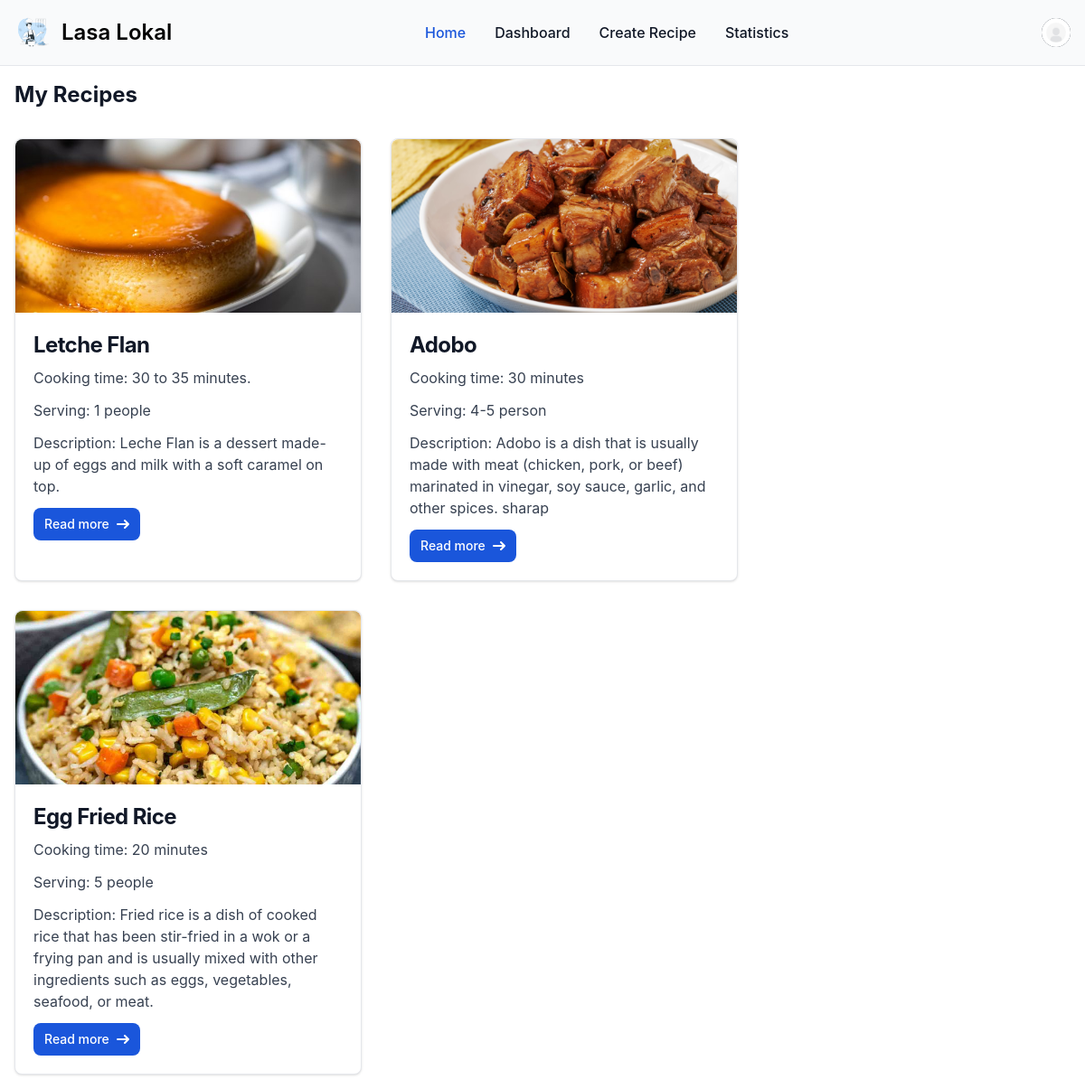
The page /recipe/me/ (signed in) on the database as committed earlier.
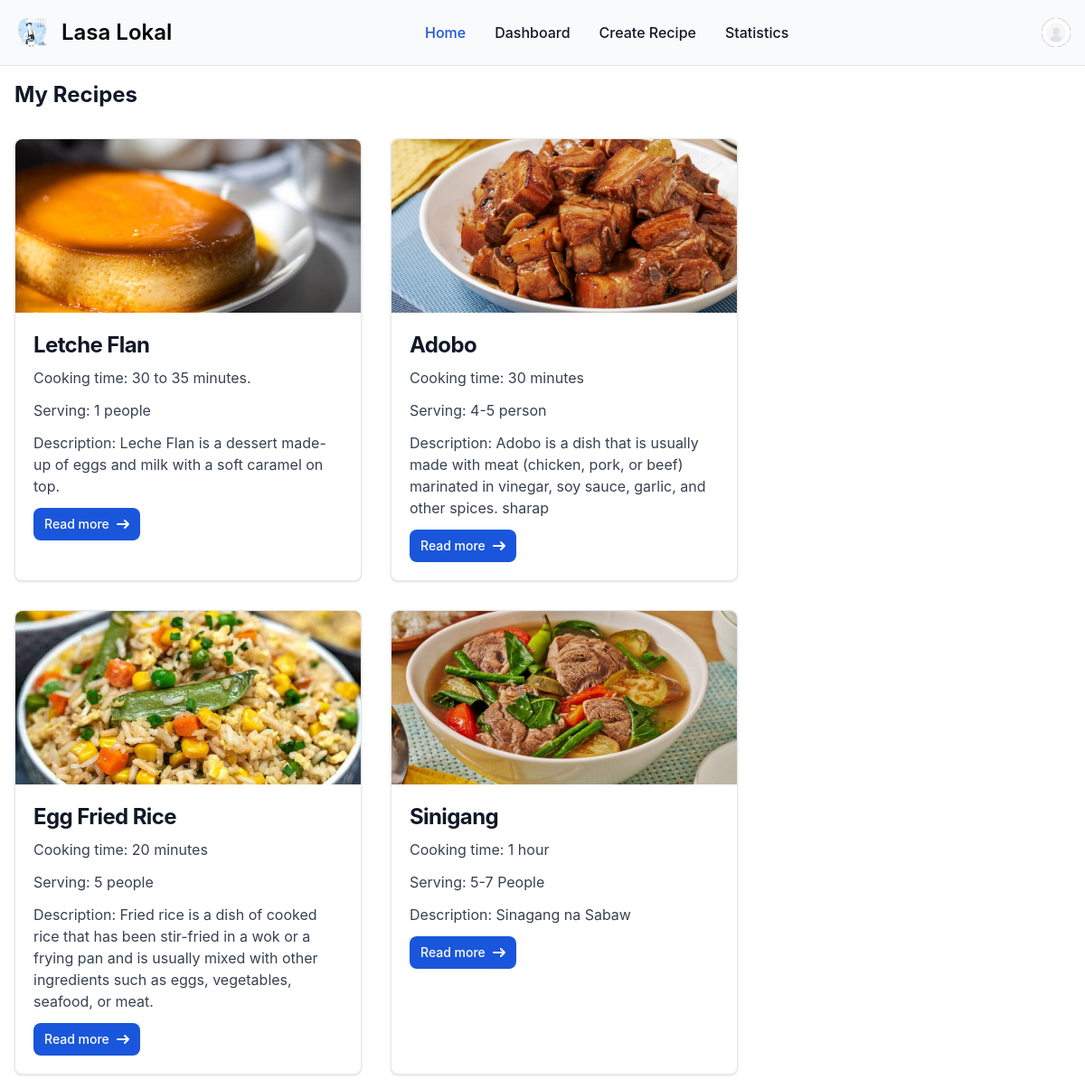
The same page on the database as committed later.
### recipe/models.py (models this page shows, shortened)
class Recipe(models.Model):
    category = models.ForeignKey(Category, on_delete=models.CASCADE, related_name="category")
    created_by = models.ForeignKey(User, on_delete=models.CASCADE, related_name="created_by")
    name = models.CharField(max_length=100)
    image = models.ImageField(upload_to='recipe_images', default='default_recipe_image.svg', blank=True, null=True)
    description = models.TextField()
    cook_time = models.CharField(max_length=100)
    serving = models.CharField(max_length=100)
    created_at = models.DateTimeField(auto_now_add=True)
    updated_at = models.DateTimeField(auto_now_add=True)

### recipe/views.py (the view)
# urls.py: path('me/', views.view_user_recipes, name='view_user_recipes'),
@login_required
def view_user_recipes(request):
    recipes = Recipe.objects.filter(created_by=request.user)
    return render(request, 'recipe/view_user_recipes.html', {
        'recipe': 'My Recipes',
        'recipes': recipes,
    })

### recipe/templates/recipe/view_user_recipes.html (shortened to what this page needs)
{% extends 'main/base.html' %}
{% load static %}
{% block content %}
<div class="max-w-screen-xl mx-auto">
    {% if recipes %}
    <h5 class="text-2xl font-bold text-gray-900 dark:text-white my-4 px-4">My Recipes</h5>
    <div class="flex flex-wrap">
        {% for recipe in recipes %}
            <div class="w-full max-w-sm m-4 bg-white border border-gray-200 rounded-lg shadow dark:bg-gray-800 dark:border-gray-700">
                <a href="{% url 'recipe:view_recipe_detail' recipe_primary_key=recipe.id %}">
                    <img class="w-full h-48 object-cover rounded-t-lg" src="{{ recipe.image.url }}" alt="" />
                </a>
                <div class="p-5">
                    <a href="#">
                        <h5 class="mb-2 text-2xl font-bold tracking-tight text-gray-900 dark:text-white">{{ recipe.name }}</h5>
                    </a>
                    <p class="mb-3 font-normal text-gray-700 dark:text-gray-400">Cooking time: {{ recipe.cook_time }}</p>
                    <p class="mb-3 font-normal text-gray-700 dark:text-gray-400">Serving: {{ recipe.serving }}</p>
                    <p class="mb-3 font-normal text-gray-700 dark:text-gray-400">Description: {{ recipe.description }}</p>
                    <a href="{% url 'recipe:view_recipe_detail' recipe_primary_key=recipe.id %}" class="inline-flex items-center px-3 py-2 text-sm font-medium text-center text-white bg-blue-700 rounded-lg hover:bg-blue-800 focus:ring-4 focus:outline-none focus:ring-blue-300 dark:bg-blue-600 dark:hover:bg-blue-700 dark:focus:ring-blue-800">
                        Read more
                        <svg class="rtl:rotate-180 w-3.5 h-3.5 ms-2" aria-hidden="true" xmlns="http://www.w3.org/2000/svg" fill="none" viewBox="0 0 14 10">
                            <path stroke="currentColor" stroke-linecap="round" stroke-linejoin="round" stroke-width="2" d="M1 5h12m0 0L9 1m4 4L9 9"/>
                        </svg>
                    </a>
                </div>
            </div>
        {% endfor %}
        {% endif %}
    </div>
</div>
{% endblock %}

Rows that differ between the two databases and show on the page:
added Recipe: image (picture), name "Sinigang", cook_time "1 hour", serving "5-7 People", description "Sinagang na Sabaw"
